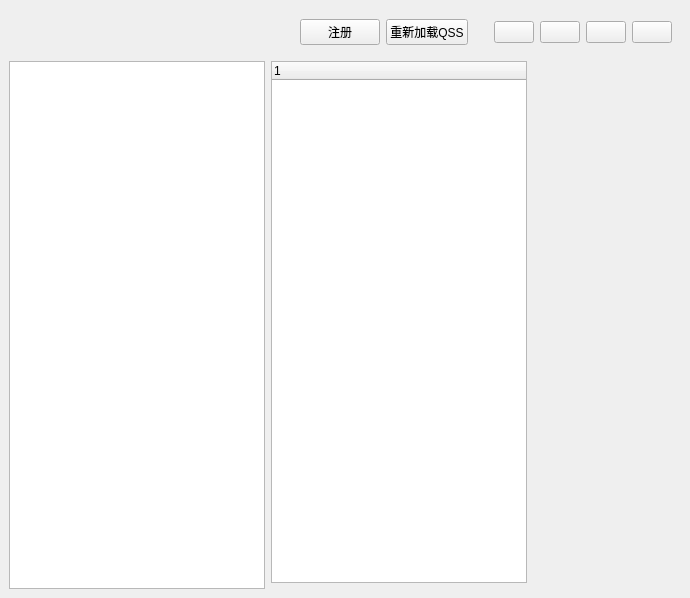
<?xml version="1.0" encoding="UTF-8"?>
<ui version="4.0">
 <class>MainWindow</class>
 <widget class="QMainWindow" name="MainWindow">
  <property name="geometry">
   <rect>
    <x>0</x>
    <y>0</y>
    <width>690</width>
    <height>598</height>
   </rect>
  </property>
  <property name="windowTitle">
   <string>MainWindow</string>
  </property>
  <widget class="QWidget" name="centralwidget">
   <layout class="QGridLayout" name="gridLayout">
    <item row="1" column="2">
     <widget class="QStackedWidget" name="stackedWidget"/>
    </item>
    <item row="0" column="0" colspan="3">
     <widget class="QWidget" name="titlewidget" native="true">
      <layout class="QHBoxLayout" name="horizontalLayout">
       <item>
        <widget class="QLabel" name="labelicon">
         <property name="text">
          <string/>
         </property>
        </widget>
       </item>
       <item>
        <widget class="QLabel" name="label">
         <property name="text">
          <string>&lt;html&gt;&lt;head/&gt;&lt;body&gt;&lt;p align=&quot;center&quot;&gt;&lt;br/&gt;&lt;/p&gt;&lt;/body&gt;&lt;/html&gt;</string>
         </property>
        </widget>
       </item>
       <item>
        <spacer name="horizontalSpacer_2">
         <property name="orientation">
          <enum>Qt::Horizontal</enum>
         </property>
         <property name="sizeHint" stdset="0">
          <size>
           <width>0</width>
           <height>0</height>
          </size>
         </property>
        </spacer>
       </item>
       <item>
        <widget class="QPushButton" name="registerbtn">
         <property name="text">
          <string>注册</string>
         </property>
        </widget>
       </item>
       <item>
        <widget class="QPushButton" name="qssbtn">
         <property name="text">
          <string>重新加载QSS</string>
         </property>
        </widget>
       </item>
       <item>
        <spacer name="horizontalSpacer">
         <property name="orientation">
          <enum>Qt::Horizontal</enum>
         </property>
         <property name="sizeType">
          <enum>QSizePolicy::Maximum</enum>
         </property>
         <property name="sizeHint" stdset="0">
          <size>
           <width>20</width>
           <height>0</height>
          </size>
         </property>
        </spacer>
       </item>
       <item>
        <widget class="QPushButton" name="hidebtn">
         <property name="text">
          <string/>
         </property>
        </widget>
       </item>
       <item>
        <widget class="QPushButton" name="maxbtn">
         <property name="text">
          <string/>
         </property>
        </widget>
       </item>
       <item>
        <widget class="QPushButton" name="minbtn">
         <property name="text">
          <string/>
         </property>
        </widget>
       </item>
       <item>
        <widget class="QPushButton" name="closebtn">
         <property name="text">
          <string/>
         </property>
        </widget>
       </item>
      </layout>
     </widget>
    </item>
    <item row="1" column="0" rowspan="2">
     <widget class="QListWidget" name="listWidget"/>
    </item>
    <item row="1" column="1">
     <widget class="QTreeWidget" name="treeWidget">
      <column>
       <property name="text">
        <string notr="true">1</string>
       </property>
      </column>
     </widget>
    </item>
   </layout>
  </widget>
 </widget>
 <resources/>
 <connections/>
</ui>
